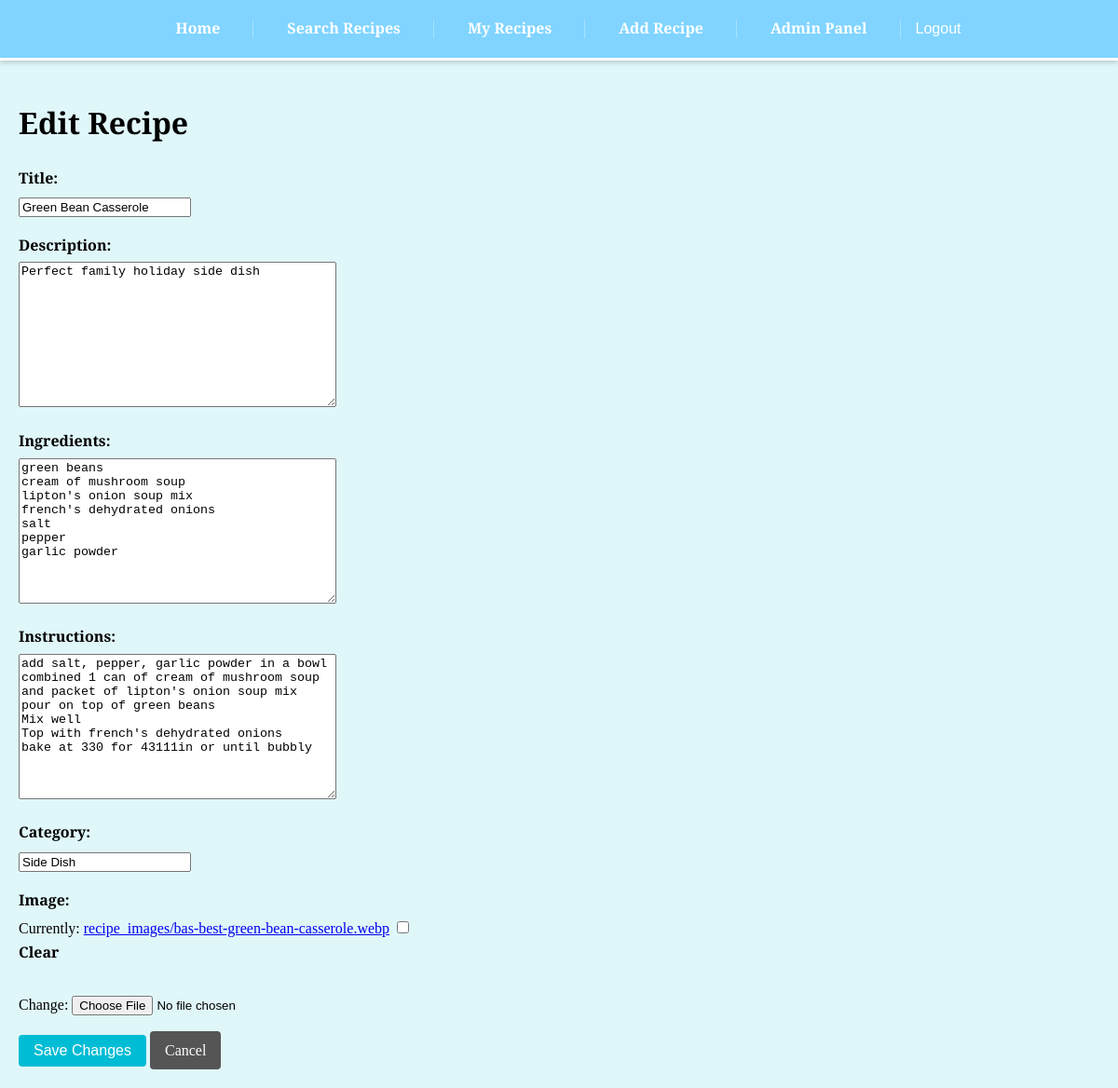
The app's page /recipe/8/edit/ (signed in), older data.
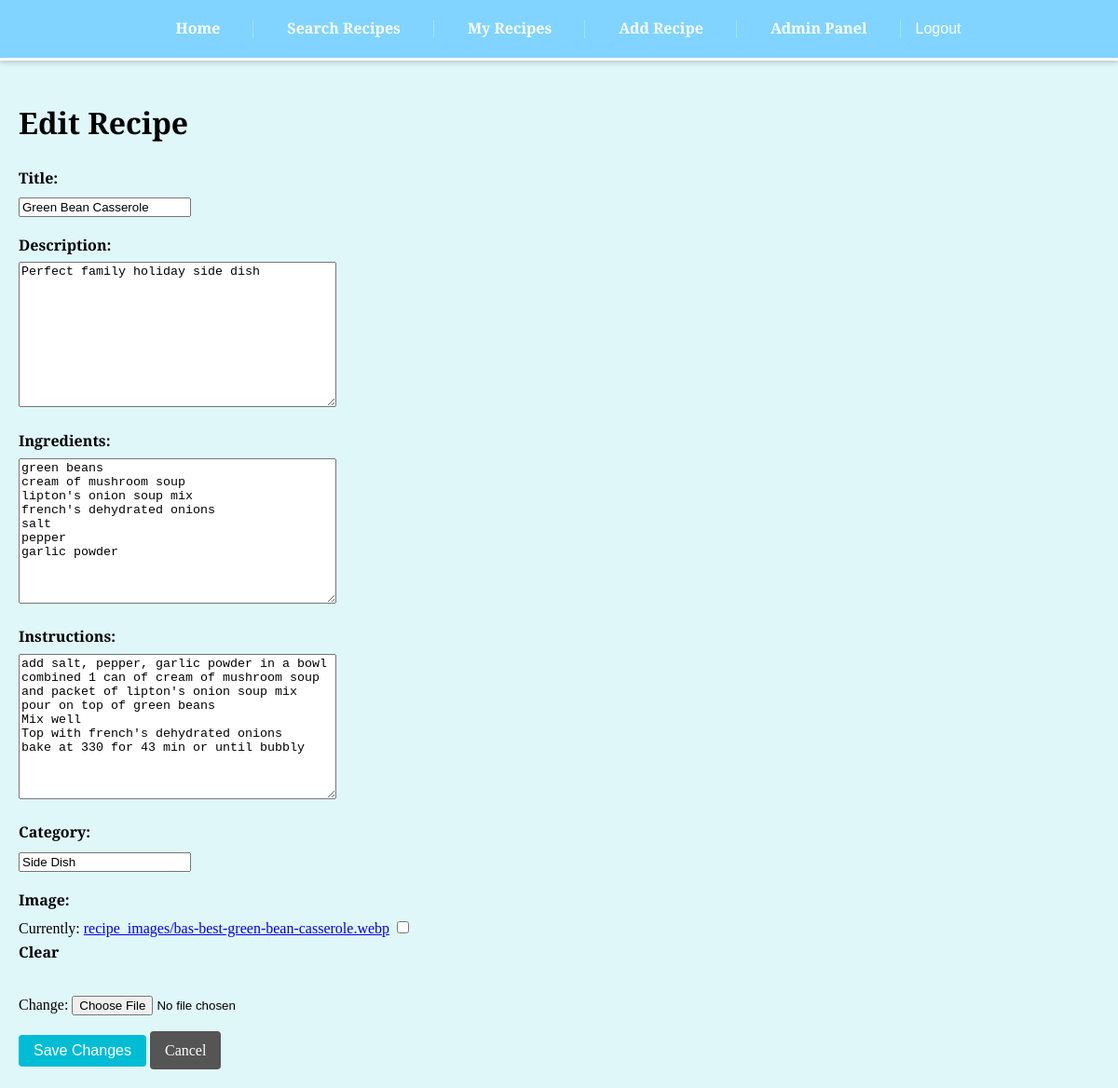
The same page, newer data.
### recipes/models.py (models this page shows, shortened)
class Recipe(models.Model):
    title = models.CharField(max_length=255)
    description = models.TextField()
    ingredients = models.TextField()
    instructions = models.TextField()
    category = models.CharField(max_length=100)
    created_at = models.DateTimeField(auto_now_add=True)
    author = models.ForeignKey(User, on_delete=models.CASCADE)
    views = models.PositiveIntegerField(default=0)
    rating = models.FloatField(default=0.0)
    image = models.ImageField(upload_to='recipe_images/', blank=True, null=True)

### recipes/views.py (the view)
# urls.py: path('recipe/<int:pk>/edit/', views.recipe_edit, name='recipe-edit'),
@login_required
def recipe_edit(request, pk):
    recipe = get_object_or_404(Recipe, pk=pk)
    if recipe.author != request.user:
        messages.error(request, "You don't have permission to edit this recipe.")
        return redirect('recipe-my-list')
    if request.method == 'POST':
        form = RecipeForm(request.POST, request.FILES, instance=recipe)
        if form.is_valid():
            form.save()
            messages.success(request, f"Recipe '{recipe.title}' has been updated.")
            return redirect('recipe-detail-local', pk=recipe.pk)
    else:
        form = RecipeForm(instance=recipe)
    return render(request, 'recipes/recipe_edit.html', {'form': form, 'recipe': recipe})

### recipes/forms.py
class RecipeForm(forms.ModelForm):
    class Meta:
        model = Recipe
        fields = ['title', 'description', 'ingredients', 'instructions', 'category','image']

### recipes/templates/recipes/recipe_edit.html (shortened to what this page needs)
{% extends "recipes/base.html" %}
{% block content %}
    <h1>Edit Recipe</h1>
    <form method="post" enctype="multipart/form-data">
        {{ form.as_p }}
        <button type="submit" class="btn">Save Changes</button>
        <a href="{% url 'recipe-detail-local' recipe.id %}" class="btn btn-secondary">Cancel</a>
    </form>
{% endblock %}

Row changes from the older to the newer data that the page shows:
changed Recipe "Green Bean Casserole": instructions "…bake at 330 for 43111in or until bubbly" → "…bake at 330 for 43 min or until bubbly"
